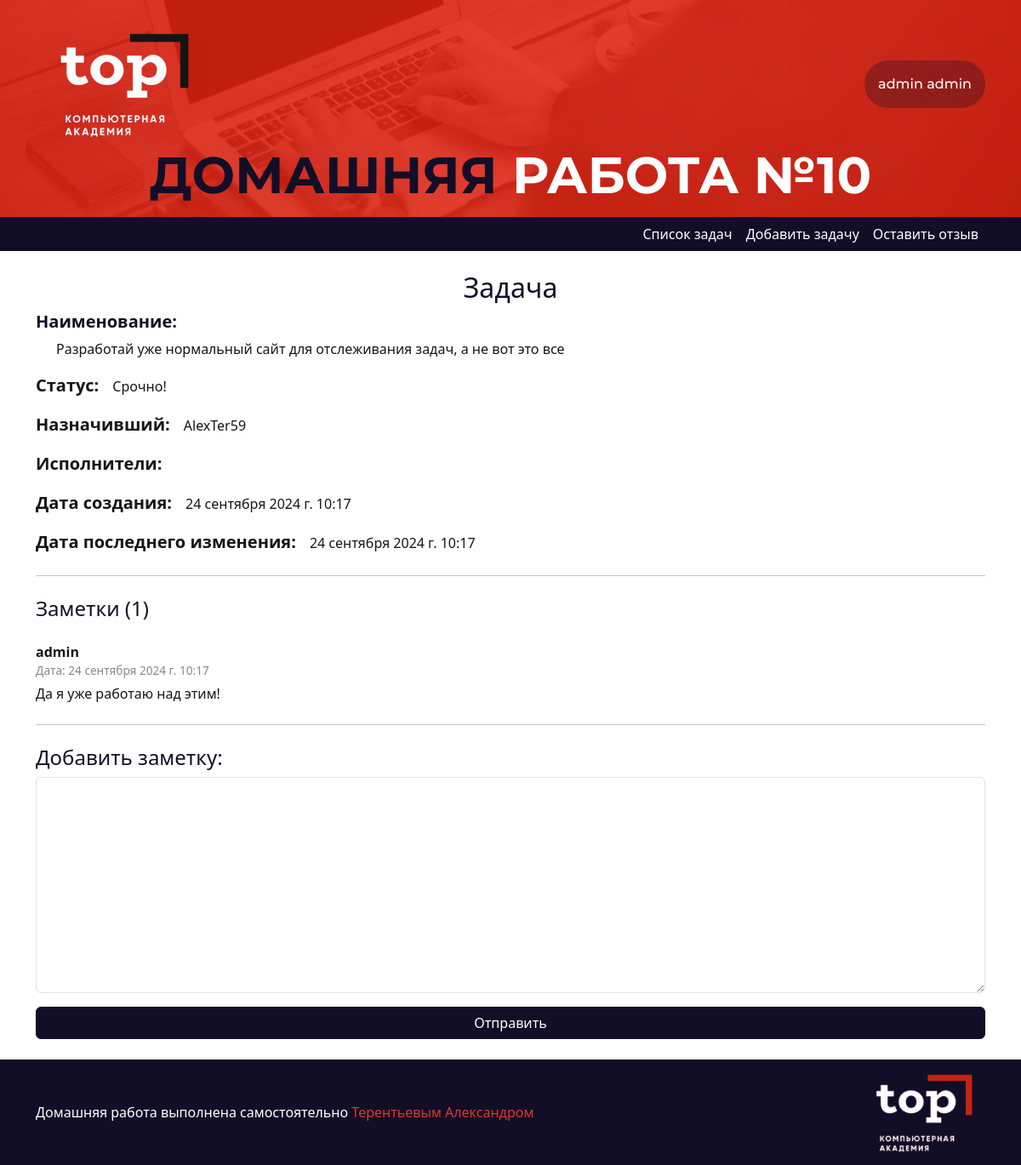
The app's page /task/2 (signed in) with its own data.
### user/models.py (models this page shows)
class Profile(models.Model):
    User = get_user_model()
    user = models.OneToOneField(User,
                                on_delete=models.CASCADE
                                )
    name = models.CharField(max_length=100,
                            null=True,
                            blank=True
                            )
    surname = models.CharField(max_length=100,
                               null=True,
                               blank=True
                               )
    created_at = models.DateTimeField(auto_now_add=True)
    avatar = models.ImageField(upload_to='avatars',
                               null=True,
                               blank=True)
    class Meta:
        verbose_name = 'Профиль'
        verbose_name_plural = 'Профили'
    def __str__(self):
        return self.user.username

### core/models.py (models this page shows, shortened)
class Task(models.Model):
    status = models.ForeignKey(TaskStatus,
                               blank=True,
                               null=True,
                               on_delete=models.SET_NULL,
                               related_name='tasks_status',
                               verbose_name='Статус задачи')
    task = models.TextField(max_length=1024, verbose_name='Задача')
    created_at = models.DateTimeField(auto_now_add=True)
    updated_at = models.DateTimeField(auto_now=True)
    profile_from = models.ForeignKey(Profile,
                                     related_name='tasks_from',
                                     on_delete=models.CASCADE
                                     )
    class Meta:
        verbose_name = 'Задача'
        verbose_name_plural = 'Задачи'

class TaskStatus(models.Model):
    status = models.CharField(max_length=128, verbose_name='Статус задачи')
    def __str__(self):
        return self.status
    class Meta:
        verbose_name = 'Статус задачи'
        verbose_name_plural = 'Статусы задач'

class TaskNote(models.Model):
    note = models.TextField(max_length=1024, verbose_name='Заметка')
    task = models.ForeignKey(Task,
                             blank=True,
                             null=True,
                             on_delete=models.CASCADE,
                             related_name='task_note',
                             verbose_name='Задача')
    created_at = models.DateTimeField(auto_now_add=True)
    profile = models.ForeignKey(Profile,
                                related_name='profile_notes',
                                on_delete=models.CASCADE)
    class Meta:
        verbose_name = 'Заметка'
        verbose_name_plural = 'Заметки'

### core/views.py (the view, shortened to what this page needs)
# urls.py: path('task/<int:task_id>', task_detail, name='task_detail'),
@login_required
def task_detail(request, task_id):
    task = Task.objects.get(id=task_id)
    executors = [executor.profile.user for executor in task.task_executor.all()]
    notes = task.task_note.all()
    add_note_form = AddNoteModelForm()
    return render(request, 'task_detail.html',
                  {'task': task,
                   'notes': notes,
                   'add_note_form': add_note_form,
                   'executors': executors
                   })

### core/forms.py (shortened to what this page needs)
class AddNoteModelForm(forms.ModelForm):
    class Meta:
        model = TaskNote
        fields = ['note']
    def __init__(self, *args, **kwargs):
        super(AddNoteModelForm, self).__init__(*args, **kwargs)
        for visible in self.visible_fields():
            visible.field.widget.attrs['class'] = 'form-control'

### templates/task_detail.html (shortened to what this page needs)
{% extends 'base.html' %}
{% block content %}
<div class="container">
    <div class="task_container">
        <h2 class="text-center">Задача</h2>
        <div class="task_info">
            <h5>Наименование:</h5>
            <p class="px-4">{{task.task}}</p>
            <p class=""><span>Статус:</span>&emsp;{{task.status}}</p>
            <p class=""><span>Назначивший:</span>&emsp;{{task.profile_from}}</p>
            <p class=""><span>Исполнители:</span>&emsp;
            </p>
            <p class=""><span>Дата создания:</span>&emsp;{{task.created_at}}</p>
            <p class=""><span>Дата последнего изменения:</span>&emsp;{{task.updated_at}}</p>
        </div>
    </div>
    <hr class="my-4">
    <div class="note_container">
        <h4 class="mb-4">Заметки ({{ notes|length }})</h4>
        {% for note in notes %}
        <div class="note">
            <p class="fw-bolder mb-0">{{ note.profile.user.username }}</p>
            <p class="note-date">Дата: {{ note.created_at }}</p>
            <p class="note-text mb-3">{{ note.note }}</p>
        </div>
        {% endfor %}
    </div>
    <hr class="my-4">
    <div class="note-form">
        <h4>Добавить заметку:</h4>
        <form action="{% url 'task_detail' task.id %}" method="post">
            {{ add_note_form.note }}
            <div class="d-grid mt-3">
                <button type="submit" class="btn btn-primary">Отправить</button>
            </div>
        </form>
    </div>
</div>
{% endblock content %}

### templates/base.html (shortened to what this page needs)
{% load static %}
<!DOCTYPE html>
<html lang="ru">
<head>
    <link href="https://cdn.jsdelivr.net/npm/bootstrap@5.3.3/dist/css/bootstrap.min.css" rel="stylesheet"
>
    <link rel="stylesheet" href="{% static 'css/base.css' %}">
</head>
<body>
<header class="header_box p-3">
    <div class="container">
        <div class="d-flex justify-content-between flex-row align-items-center">
            <a href="{% url 'tasks' %}"><img src="{% static 'img/Logo_white.png' %}" alt="#" width="200px" class=></a>
            {% if request.user.is_authenticated %}
                <div class="dropdown">
                    <button class="header_btn header_btn_text p-3 d-flex flex-row align-items-center justify-content-center"
                            type="button" id="dropdownMenuButton1" data-bs-toggle="dropdown" aria-expanded="false">
                        {{ request.user.profile.name }} {{ request.user.profile.surname }}
                    </button>
                </div>
            {% endif %}
        </div>
        <div class="d-flex justify-content-center flex-row align-items-center">
            <div class="title_container">
                <h1 class="header_title"><span>Домашняя</span> Работа №10</h1>
            </div>
        </div>
    </div>
</header>
<nav class="d-flex">
    <div class="container">
        <ul class="nav col-12 col-lg-auto me-lg-auto mb-2 justify-content-end mb-md-0">
            <li><a href="{% url 'tasks' %}" class="nav-link px-2">Список задач</a></li>
            <li><a href="{% url 'add_task' %}" class="nav-link px-2">Добавить задачу</a></li>
            <li><a href="{% url 'add_feedback' %}" class="nav-link px-2">Оставить отзыв</a></li>
        </ul>
    </div>
</nav>
<main class="d-flex align-items-center py-4">
    {% block content %}
    {% endblock content %}
</main>
<footer>
    <div class="container">
        <div class="d-flex flex-wrap justify-content-between align-items-center">
            <p class="footer_text mb-0">
                Домашняя работа выполнена самостоятельно <span>Терентьевым Александром</span>
            </p>
            <div class="logo_container">
                <img class="logo_red" src="{% static 'img/Logo_red.png' %}" alt="Logo" width="150px">
            </div>
        </div>
    </div>
</footer>
</body>
</html>

### static/css/base.css (style rules this page uses)
:root { --bg_transparent: #00000000; --content_width: 1000px; --light_text: white; --dark_text: #161616; --dark_blue: #130e27; --font_header_title: "Montserrat Bold"; --font_header_text: "Montserrat Medium"; --font_text: "PTSerif Regular"; --red: #dd392a; --bg_main_color: #efefef; }
* { margin: 0; padding: 0; box-sizing: border-box; color: var(--dark_text); }
h1, h2, h3, h4, h5 { color: var(--dark_blue); }
html, body { height: 100%; }
body { display: flex; flex-direction: column; }
main { flex: 1 0 auto; }
a { text-decoration: none; color: var(--red); }
.header_box { background-color: var(--red); background-image: url(/static/img/bg_header.jpg); background-repeat: no-repeat; background-position: center; background-size: cover; }
.header_btn { height: 100%; min-width: 100px; gap: 10px; border-radius: 50px; background-color: rgba(19, 14, 38, 0.3); transition: 0.2s; }
.dropdown button { border: none; }
.header_btn_text { font-family: var(--font_header_text); font-size: 16px; color: var(--light_text); }
.header_title { font-family: var(--font_header_title); font-size: 60px; line-height: 50px; text-transform: uppercase; color: var(--light_text); }
.header_title span { color: var(--dark_blue); font-family: var(--font_header_title); }
nav, footer { background-color: var(--dark_blue); }
.nav-link { color: var(--light_text); }
.task_info span, .task_info h5 { font-size: 20px; font-weight: bold; }
.note-date { font-size: 0.85em; color: #888; margin-bottom: 5px; }
.btn-primary { background-color: var(--dark_blue); border-color: var(--dark_blue); }
.footer_text { color: var(--light_text); }
.footer_text span { color: var(--red); }

### records on screen
Task: task "Разработай уже нормальный сайт для отслеживания задач, а не вот это все", status "Срочно!", profile_from "AlexTer59", created_at "24 сентября 2024 г. 10:17", updated_at "24 сентября 2024 г. 10:17"
TaskNote: profile.user.username "admin", created_at "24 сентября 2024 г. 10:17", note "Да я уже работаю над этим!"

### other values on screen
{{ request.user.profile.name }} "admin"
{{ request.user.profile.surname }} "admin"
{{ notes|length }} "1"
